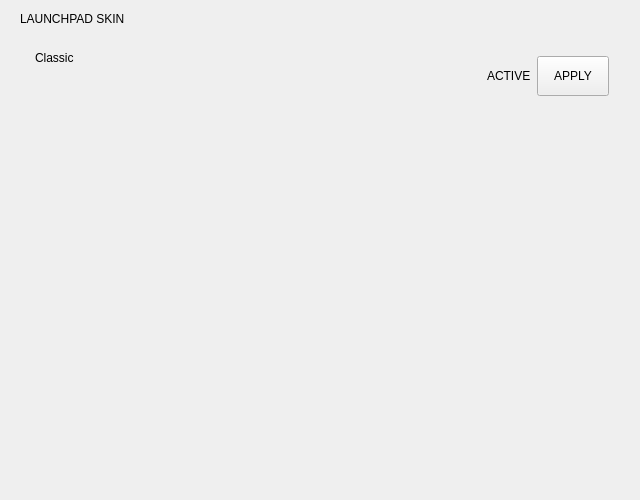
                <widget class="QWidget" name="skinBody">
                 <property name="geometry">
                  <rect>
                   <x>0</x>
                   <y>0</y>
                   <width>640</width>
                   <height>500</height>
                  </rect>
                 </property>
                 <layout class="QVBoxLayout" name="skinBodyLayout">
                  <property name="spacing">
                   <number>0</number>
                  </property>
                  <property name="leftMargin">
                   <number>20</number>
                  </property>
                  <property name="topMargin">
                   <number>12</number>
                  </property>
                  <property name="rightMargin">
                   <number>20</number>
                  </property>
                  <property name="bottomMargin">
                   <number>12</number>
                  </property>
                  <item>
                   <widget class="QLabel" name="skinHeading">
                    <property name="text">
                     <string>LAUNCHPAD SKIN</string>
                    </property>
                    <property name="role" stdset="0">
                     <string>heading</string>
                    </property>
                    <property name="letterSpacing" stdset="0">
                     <double>2.6</double>
                    </property>
                   </widget>
                  </item>
                  <item>
                   <spacer name="gap_49">
                    <property name="orientation">
                     <enum>Qt::Orientation::Vertical</enum>
                    </property>
                    <property name="sizeType">
                     <enum>QSizePolicy::Policy::Fixed</enum>
                    </property>
                    <property name="sizeHint" stdset="0">
                     <size>
                      <width>1</width>
                      <height>14</height>
                     </size>
                    </property>
                   </spacer>
                  </item>
                  <item>
                   <widget class="QWidget" name="skinList" native="true">
                    <property name="list" stdset="0">
                     <string>Logic.skins(skinList, 'Classic', 'The original Launchpad, unchanged.')</string>
                    </property>
                    <layout class="QVBoxLayout" name="skinListLayout">
                     <property name="spacing">
                      <number>10</number>
                     </property>
                     <property name="leftMargin">
                      <number>0</number>
                     </property>
                     <property name="topMargin">
                      <number>0</number>
                     </property>
                     <property name="rightMargin">
                      <number>0</number>
                     </property>
                     <property name="bottomMargin">
                      <number>0</number>
                     </property>
                     <item>
                      <widget class="QFrame" name="skinRow">
                       <property name="role" stdset="0">
                        <string>skinRow</string>
                       </property>
                       <property name="template" stdset="0">
                        <bool>true</bool>
                       </property>
                       <property name="bind_current" stdset="0">
                        <string>item.id === Launcher.skin</string>
                       </property>
                       <layout class="QHBoxLayout" name="skinRowLayout" stretch="1,0">
                        <property name="spacing">
                         <number>0</number>
                        </property>
                        <property name="leftMargin">
                         <number>15</number>
                        </property>
                        <property name="topMargin">
                         <number>11</number>
                        </property>
                        <property name="rightMargin">
                         <number>11</number>
                        </property>
                        <property name="bottomMargin">
                         <number>11</number>
                        </property>
                        <item>
                         <widget class="QWidget" name="skinTexts" native="true">
                          <layout class="QVBoxLayout" name="skinTextsLayout">
                           <property name="spacing">
                            <number>4</number>
                           </property>
                           <property name="leftMargin">
                            <number>0</number>
                           </property>
                           <property name="topMargin">
                            <number>0</number>
                           </property>
                           <property name="rightMargin">
                            <number>0</number>
                           </property>
                           <property name="bottomMargin">
                            <number>0</number>
                           </property>
                           <item>
                            <widget class="QLabel" name="skinName">
                             <property name="text">
                              <string>Classic</string>
                             </property>
                             <property name="role" stdset="0">
                              <string>skinName</string>
                             </property>
                             <property name="bind" stdset="0">
                              <string>item.name</string>
                             </property>
                            </widget>
                           </item>
                           <item>
                            <widget class="QLabel" name="skinMeta">
                             <property name="role" stdset="0">
                              <string>skinMeta</string>
                             </property>
                             <property name="bind" stdset="0">
                              <string>Logic.kindText(item)</string>
                             </property>
                             <property name="showIf" stdset="0">
                              <string>Logic.kindText(item) !== ''</string>
                             </property>
                            </widget>
                           </item>
                           <item>
                            <widget class="QLabel" name="skinDesc">
                             <property name="wordWrap">
                              <bool>true</bool>
                             </property>
                             <property name="role" stdset="0">
                              <string>skinDesc</string>
                             </property>
                             <property name="bind" stdset="0">
                              <string>item.compatible ? item.description : 'Can\'t be used: ' + item.reason</string>
                             </property>
                             <property name="maxLines" stdset="0">
                              <number>3</number>
                             </property>
                             <property name="showIf" stdset="0">
                              <string>(item.compatible ? item.description : 'x') !== ''</string>
                             </property>
                             <property name="bind_ok" stdset="0">
                              <string>item.compatible</string>
                             </property>
                            </widget>
                           </item>
                          </layout>
                         </widget>
                        </item>
                        <item alignment="Qt::AlignmentFlag::AlignVCenter">
                         <widget class="QWidget" name="skinRight" native="true">
                          <property name="minimumSize">
                           <size>
                            <width>122</width>
                            <height>0</height>
                           </size>
                          </property>
                          <property name="maximumSize">
                           <size>
                            <width>122</width>
                            <height>16777215</height>
                           </size>
                          </property>
                          <layout class="QHBoxLayout" name="skinRightLayout">
                           <property name="spacing">
                            <number>0</number>
                           </property>
                           <property name="leftMargin">
                            <number>0</number>
                           </property>
                           <property name="topMargin">
                            <number>0</number>
                           </property>
                           <property name="rightMargin">
                            <number>0</number>
                           </property>
                           <property name="bottomMargin">
                            <number>0</number>
                           </property>
                           <item>
                            <spacer name="hSpacer_30">
                             <property name="orientation">
                              <enum>Qt::Orientation::Horizontal</enum>
                             </property>
                             <property name="sizeHint" stdset="0">
                              <size>
                               <width>0</width>
                               <height>20</height>
                              </size>
                             </property>
                            </spacer>
                           </item>
                           <item>
                            <widget class="QLabel" name="skinActive">
                             <property name="text">
                              <string>ACTIVE</string>
                             </property>
                             <property name="role" stdset="0">
                              <string>activeMark</string>
                             </property>
                             <property name="letterSpacing" stdset="0">
                              <double>2.0</double>
                             </property>
                             <property name="showIf" stdset="0">
                              <string>item.id === Launcher.skin</string>
                             </property>
                            </widget>
                           </item>
                           <item>
                            <spacer name="gap_50">
                             <property name="orientation">
                              <enum>Qt::Orientation::Horizontal</enum>
                             </property>
                             <property name="sizeType">
                              <enum>QSizePolicy::Policy::Fixed</enum>
                             </property>
                             <property name="sizeHint" stdset="0">
                              <size>
                               <width>6</width>
                               <height>1</height>
                              </size>
                             </property>
                            </spacer>
                           </item>
                           <item>
                            <widget class="QPushButton" name="skinApply">
                             <property name="text">
                              <string>APPLY</string>
                             </property>
                             <property name="focusPolicy">
                              <enum>Qt::FocusPolicy::NoFocus</enum>
                             </property>
                             <property name="cursor">
                              <cursorShape>PointingHandCursor</cursorShape>
                             </property>
                             <property name="minimumSize">
                              <size>
                               <width>0</width>
                               <height>40</height>
                              </size>
                             </property>
                             <property name="maximumSize">
                              <size>
                               <width>16777215</width>
                               <height>40</height>
                              </size>
                             </property>
                             <property name="role" stdset="0">
                              <string>ghost</string>
                             </property>
                             <property name="action" stdset="0">
                              <string>Launcher.setSkin(item.id)</string>
                             </property>
                             <property name="showIf" stdset="0">
                              <string>item.id !== Launcher.skin</string>
                             </property>
                             <property name="enableIf" stdset="0">
                              <string>item.compatible</string>
                             </property>
                             <property name="buttonSize" stdset="0">
                              <string>small</string>
                             </property>
                             <property name="letterSpacing" stdset="0">
                              <double>2.0</double>
                             </property>
                             <property name="disabledOpacity" stdset="0">
                              <double>0.4</double>
                             </property>
                            </widget>
                           </item>
                          </layout>
                         </widget>
                        </item>
                       </layout>
                      </widget>
                     </item>
                    </layout>
                   </widget>
                  </item>
                  <item>
                   <spacer name="vSpacer_17">
                    <property name="orientation">
                     <enum>Qt::Orientation::Vertical</enum>
                    </property>
                    <property name="sizeHint" stdset="0">
                     <size>
                      <width>20</width>
                      <height>0</height>
                     </size>
                    </property>
                   </spacer>
                  </item>
                 </layout>
                </widget>
